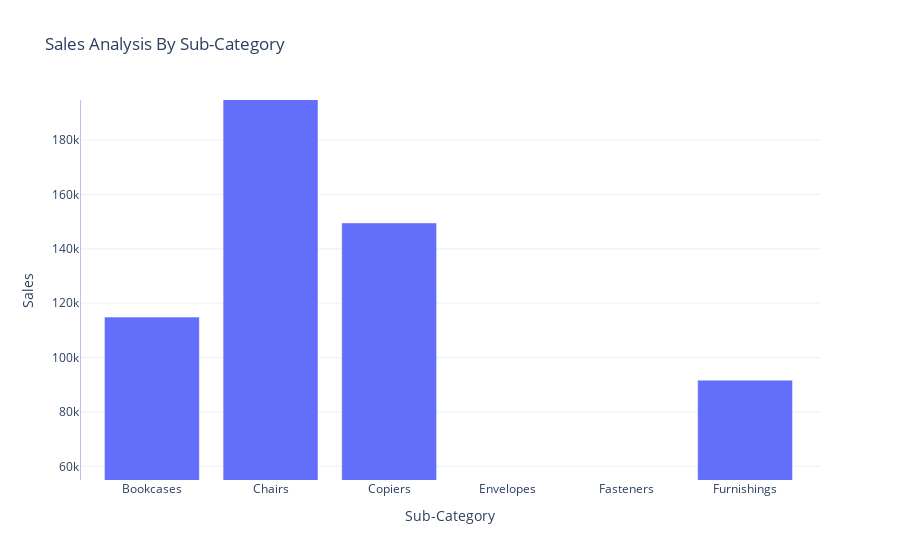

The notebook cell saved with this chart:
### Code cell
fig

### Figure 1 — Plotly figure (JSON) as saved in the notebook; plotly's stock layout.template omitted (floating-point values rounded to 4 significant figures)
{"data": [{"alignmentgroup": "True", "hovertemplate": "Sub-Category=%{x}<br>Sales=%{y}<extra></extra>", "legendgroup": "", "marker": {"color": "#636efa", "pattern": {"shape": ""}}, "name": "", "offsetgroup": "", "orientation": "v", "showlegend": false, "textposition": "auto", "type": "bar", "x": ["Accessories", "Appliances", "Art", "Binders", "Bookcases", "Chairs", "Copiers", "Envelopes", "Fasteners", "Furnishings", "Labels", "Machines", "Paper", "Phones", "Storage", "Supplies", "Tables"], "xaxis": "x", "y": [167400.0, 107500.0, 27120.0, 203400.0, 114900.0, 328400.0, 149500.0, 16480.0, 3024.0, 91710.0, 12490.0, 189200.0, 78480.0, 330000.0, 223800.0, 46670.0, 207000.0], "yaxis": "y"}], "layout": {"autosize": true, "barmode": "relative", "legend": {"tracegroupgap": 0}, "title": {"text": "Sales Analysis By Sub-Category"}, "xaxis": {"anchor": "y", "autorange": false, "domain": [0, 1], "range": [3.394, 9.631], "title": {"text": "Sub-Category"}, "type": "category"}, "yaxis": {"anchor": "x", "autorange": false, "domain": [0, 1], "range": [54980.0, 194700.0], "title": {"text": "Sales"}, "type": "linear"}}}
